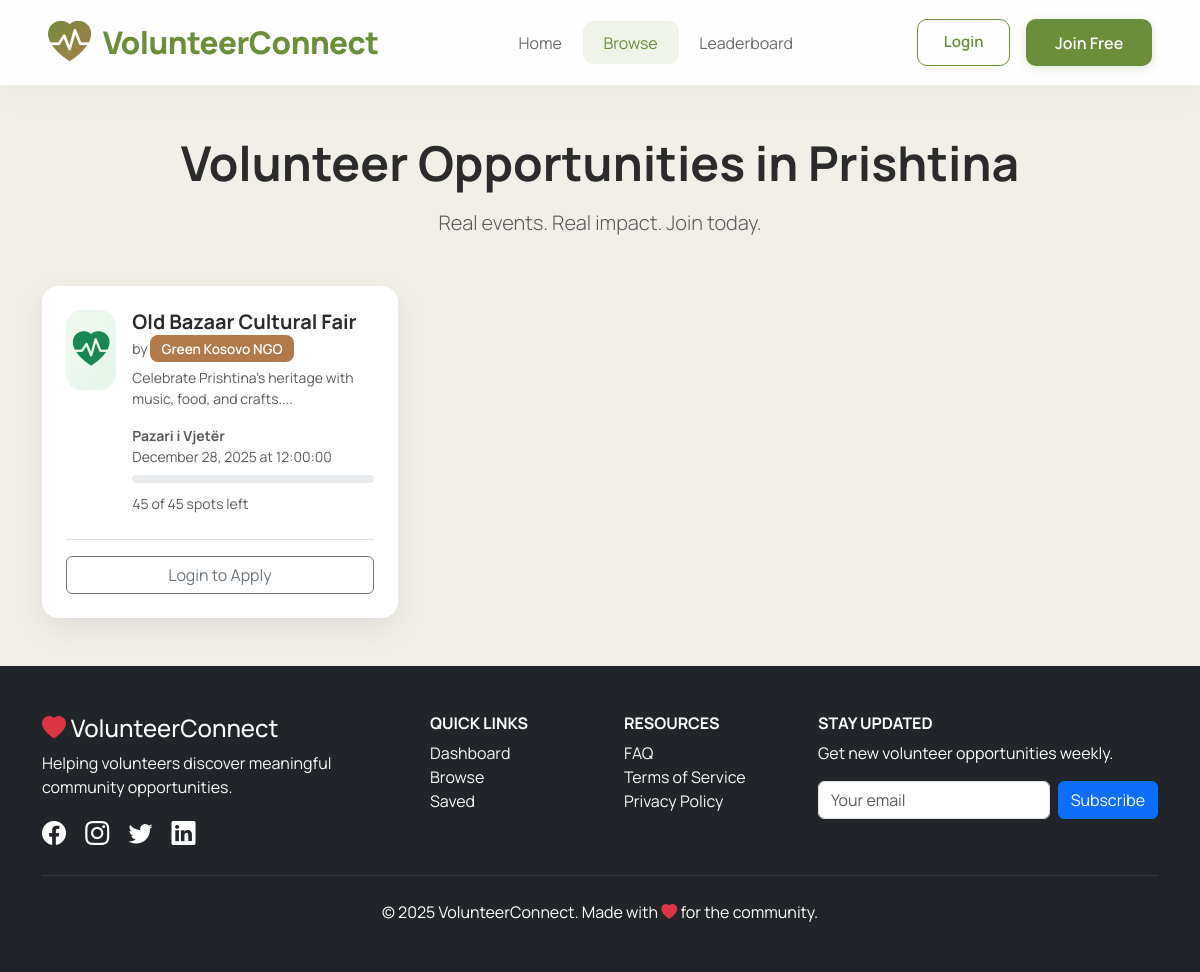
The app's page /public_browse.php with its own data.
### tables this page shows
CREATE TABLE opportunities (
    id INT AUTO_INCREMENT PRIMARY KEY,
    title VARCHAR(255) NOT NULL,
    description TEXT NOT NULL,
    category VARCHAR(50) DEFAULT 'General',
    location_name VARCHAR(255) NOT NULL,
    latitude DECIMAL(10,8) NULL,
    longitude DECIMAL(11,8) NULL,
    date DATE NOT NULL,
    time TIME NULL,
    slots INT DEFAULT 20,
    filled_slots INT DEFAULT 0,
    organization_id INT NOT NULL,
    created_at TIMESTAMP DEFAULT CURRENT_TIMESTAMP,
    FOREIGN KEY (organization_id) REFERENCES users(id) ON DELETE CASCADE,
    INDEX idx_date (date),
    INDEX idx_category (category)
);

CREATE TABLE users (
    id INT AUTO_INCREMENT PRIMARY KEY,
    name VARCHAR(100) NOT NULL,
    email VARCHAR(150) UNIQUE NOT NULL,
    password VARCHAR(255) NOT NULL,
    role ENUM('user','volunteer','organization','admin') DEFAULT 'user',
    status ENUM('pending','approved','rejected') DEFAULT 'approved',
    phone VARCHAR(20) DEFAULT NULL,
    total_hours INT DEFAULT 0,
    total_verified_hours INT DEFAULT 0,
    created_at TIMESTAMP DEFAULT CURRENT_TIMESTAMP,
    INDEX idx_role (role),
    INDEX idx_email (email)
);

### public_browse.php (the view, shortened to what this page needs)
<?php
require_once 'config/config.php';
include_once 'includes/header.php';
$is_logged_in = !empty($_SESSION['logged_in']);
$stmt = $conn->prepare("
    SELECT o.*, u.name AS org_name,
           (o.slots - COALESCE(COUNT(CASE WHEN a.status = 'confirmed' THEN 1 END), 0)) AS spots_left
    FROM opportunities o
    LEFT JOIN users u ON o.organization_id = u.id
    LEFT JOIN applications a ON o.id = a.opportunity_id AND a.status = 'confirmed'
    WHERE o.date >= CURDATE()
    GROUP BY o.id
    ORDER BY o.date ASC, o.created_at DESC
");
$stmt->execute();
$opportunities = $stmt->fetchAll();
$applied_opps = [];
?>
<link href="https://unpkg.com/leaflet@1.9.4/dist/leaflet.css" rel="stylesheet">
<div class="container my-5">
    <h1 class="display-5 fw-bold text-center mb-3">Volunteer Opportunities in Prishtina</h1>
    <p class="lead text-muted text-center mb-5">Real events. Real impact. Join today.</p>
    <?php if (empty($opportunities)): ?>
        <div class="text-center py-5">
            <h4 class="text-muted">No opportunities available right now</h4>
            <p>Check back soon — new events are posted daily!</p>
        </div>
    <?php else: ?>
        <div class="row g-4">
            <?php foreach ($opportunities as $opp):
                $isFull = ($opp['spots_left'] <= 0);
                $alreadyApplied = in_array($opp['id'], $applied_opps);
            ?>
                <div class="col-md-6 col-lg-4">
                    <div class="opp-card h-100 d-flex flex-column">
                        <div class="d-flex gap-3 flex-grow-1">
                            <div style="width:80px;height:80px;background:linear-gradient(120deg,#f0f9f0,#e6f4ea);border-radius:16px;display:flex;align-items:center;justify-content:center">
                                <i class="bi bi-heart-pulse-fill text-success" style="font-size:2.3rem"></i>
                            </div>
                            <div class="flex-grow-1">
                                <h5 class="fw-bold mb-1"><?=htmlspecialchars($opp['title'])?></h5>
                                <p class="small text-muted mb-2">by <span class="org-badge"><?=htmlspecialchars($opp['org_name'])?></span></p>
                                <p class="small text-muted mb-3"><?=htmlspecialchars(substr($opp['description'],0,100))?>...</p>
                                <ul class="list-unstyled small text-muted mb-2">
                                    <li><strong><?=htmlspecialchars($opp['location_name'])?></strong></li>
                                    <li><?=date('F j, Y', strtotime($opp['date']))?> <?= $opp['time'] ? 'at '.$opp['time'] : '' ?></li>
                                </ul>
                                <div class="progress mb-2" style="height:8px">
                                </div>
                                <small class="text-muted"><?=$opp['spots_left']?> of <?=$opp['slots']?> spots left</small>
                            </div>
                        </div>
                        <div class="mt-4 pt-3 border-top" id="apply-section-<?=$opp['id']?>">
                            <?php if (!$is_logged_in): ?>
                                <a href="auth/login.php" class="btn btn-outline-secondary w-100">Login to Apply</a>
                            <?php elseif (IS_BLOCKED_USER): ?>
                                <button class="btn btn-secondary w-100" disabled>Cannot Apply</button>
                            <?php elseif ($alreadyApplied): ?>
                                <div class="state pending">Application Sent!<br><small>We'll contact you soon</small></div>
                            <?php elseif ($isFull): ?>
                                <div class="state full">Event is Full</div>
                            <?php endif; ?>
                        </div>
                    </div>
                </div>
            <?php endforeach; ?>
        </div>
    <?php endif; ?>
</div>
<?php include 'includes/footer.php'; ob_end_flush(); ?>

### includes/header.php (style rules this page uses)
:root { --earth-1: #f2efe9; --accent-1: #6a8e3a; --accent-2: #b27a4b; --muted: #6b6b6b; }
body { font-family: 'Manrope', 'Inter', sans-serif; background: var(--earth-1); color: #2b2b2b; margin: 0; }

### public_browse.php (style rules this page uses)
:root { --accent:#6a8e3a;--accent2:#b27a4b }
.opp-card { border-radius:16px;background:#fff;box-shadow:0 10px 30px rgba(0,0,0,.08);padding:1.5rem;transition:.3s }
.org-badge { background:var(--accent2);color:#fff;padding:.3rem .7rem;border-radius:8px;font-size:.85rem;font-weight:600 }

### records on screen
opportunities: title "Old Bazaar Cultural Fair", organization.name "Green Kosovo NGO", description "Celebrate Prishtina’s heritage with music, food, and crafts.", location_name "Pazari i Vjetër", date "December 28, 2025", time "12:00:00", spots_left "45", slots "45"
